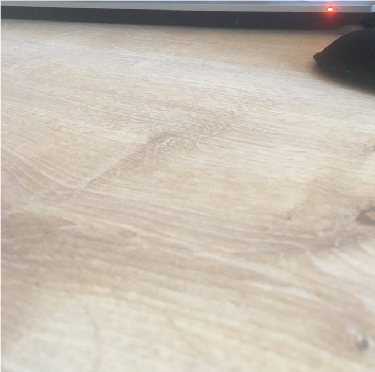
%> input picture resim1.png, 375 x 372 px, given in place of resim1.jpg, which was not available
$ octave find_difference.m   (GNU Octave 9; MATLAB toolbox functions it lacks are replaced by stand-ins)
%> lines starting %> are read from the running program, lines starting %| are printed output that depends on the picture; pictures that were not available may be replaced by others from this repository, and a replacement may not be noted
resim1=imread("resim1.jpg");
%> resim1 is the input picture: size 372x375x3 uint8; mean R, G, B 198.5, 189.7, 177.9
resim2=imread("resim2.jpg");
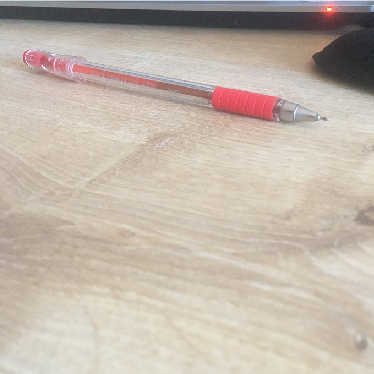
%> input picture resim2.png, 374 x 374 px, given in place of resim2.jpg, which was not available
%> resim2 is the input picture: size 374x374x3 uint8; mean R, G, B 194.8, 183.2, 171.3
griresim1=rgb2gray(resim1);
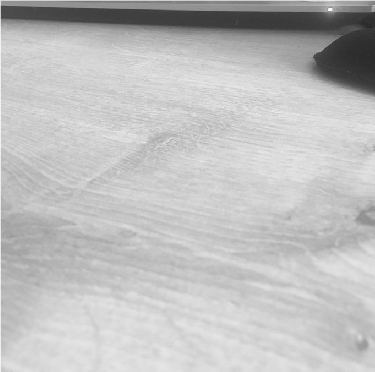
%> griresim1: size 372x375 uint8; min 39, max 249, mean 191
griresim2=rgb2gray(resim2);
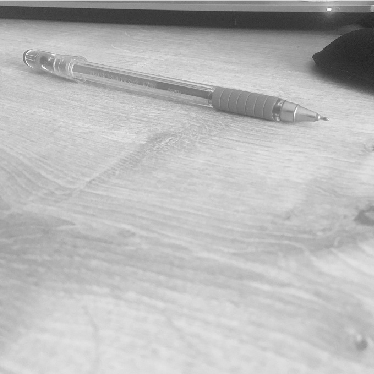
%> griresim2: size 374x374 uint8; min 31, max 253, mean 185.3
%> (the run ends here)
